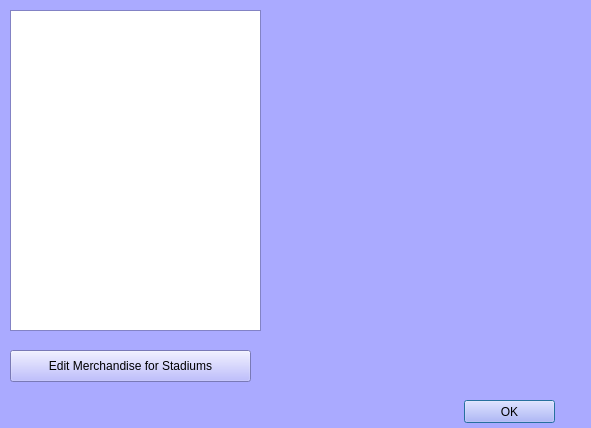
<?xml version="1.0" encoding="UTF-8"?>
<ui version="4.0">
 <class>AdminWindow</class>
 <widget class="QDialog" name="AdminWindow">
  <property name="geometry">
   <rect>
    <x>0</x>
    <y>0</y>
    <width>591</width>
    <height>428</height>
   </rect>
  </property>
  <property name="palette">
   <palette>
    <active>
     <colorrole role="WindowText">
      <brush brushstyle="SolidPattern">
       <color alpha="255">
        <red>0</red>
        <green>0</green>
        <blue>0</blue>
       </color>
      </brush>
     </colorrole>
     <colorrole role="Button">
      <brush brushstyle="SolidPattern">
       <color alpha="255">
        <red>170</red>
        <green>170</green>
        <blue>255</blue>
       </color>
      </brush>
     </colorrole>
     <colorrole role="Light">
      <brush brushstyle="SolidPattern">
       <color alpha="255">
        <red>255</red>
        <green>255</green>
        <blue>255</blue>
       </color>
      </brush>
     </colorrole>
     <colorrole role="Midlight">
      <brush brushstyle="SolidPattern">
       <color alpha="255">
        <red>212</red>
        <green>212</green>
        <blue>255</blue>
       </color>
      </brush>
     </colorrole>
     <colorrole role="Dark">
      <brush brushstyle="SolidPattern">
       <color alpha="255">
        <red>85</red>
        <green>85</green>
        <blue>127</blue>
       </color>
      </brush>
     </colorrole>
     <colorrole role="Mid">
      <brush brushstyle="SolidPattern">
       <color alpha="255">
        <red>113</red>
        <green>113</green>
        <blue>170</blue>
       </color>
      </brush>
     </colorrole>
     <colorrole role="Text">
      <brush brushstyle="SolidPattern">
       <color alpha="255">
        <red>0</red>
        <green>0</green>
        <blue>0</blue>
       </color>
      </brush>
     </colorrole>
     <colorrole role="BrightText">
      <brush brushstyle="SolidPattern">
       <color alpha="255">
        <red>255</red>
        <green>255</green>
        <blue>255</blue>
       </color>
      </brush>
     </colorrole>
     <colorrole role="ButtonText">
      <brush brushstyle="SolidPattern">
       <color alpha="255">
        <red>0</red>
        <green>0</green>
        <blue>0</blue>
       </color>
      </brush>
     </colorrole>
     <colorrole role="Base">
      <brush brushstyle="SolidPattern">
       <color alpha="255">
        <red>255</red>
        <green>255</green>
        <blue>255</blue>
       </color>
      </brush>
     </colorrole>
     <colorrole role="Window">
      <brush brushstyle="SolidPattern">
       <color alpha="255">
        <red>170</red>
        <green>170</green>
        <blue>255</blue>
       </color>
      </brush>
     </colorrole>
     <colorrole role="Shadow">
      <brush brushstyle="SolidPattern">
       <color alpha="255">
        <red>0</red>
        <green>0</green>
        <blue>0</blue>
       </color>
      </brush>
     </colorrole>
     <colorrole role="AlternateBase">
      <brush brushstyle="SolidPattern">
       <color alpha="255">
        <red>212</red>
        <green>212</green>
        <blue>255</blue>
       </color>
      </brush>
     </colorrole>
     <colorrole role="ToolTipBase">
      <brush brushstyle="SolidPattern">
       <color alpha="255">
        <red>255</red>
        <green>255</green>
        <blue>220</blue>
       </color>
      </brush>
     </colorrole>
     <colorrole role="ToolTipText">
      <brush brushstyle="SolidPattern">
       <color alpha="255">
        <red>0</red>
        <green>0</green>
        <blue>0</blue>
       </color>
      </brush>
     </colorrole>
    </active>
    <inactive>
     <colorrole role="WindowText">
      <brush brushstyle="SolidPattern">
       <color alpha="255">
        <red>0</red>
        <green>0</green>
        <blue>0</blue>
       </color>
      </brush>
     </colorrole>
     <colorrole role="Button">
      <brush brushstyle="SolidPattern">
       <color alpha="255">
        <red>170</red>
        <green>170</green>
        <blue>255</blue>
       </color>
      </brush>
     </colorrole>
     <colorrole role="Light">
      <brush brushstyle="SolidPattern">
       <color alpha="255">
        <red>255</red>
        <green>255</green>
        <blue>255</blue>
       </color>
      </brush>
     </colorrole>
     <colorrole role="Midlight">
      <brush brushstyle="SolidPattern">
       <color alpha="255">
        <red>212</red>
        <green>212</green>
        <blue>255</blue>
       </color>
      </brush>
     </colorrole>
     <colorrole role="Dark">
      <brush brushstyle="SolidPattern">
       <color alpha="255">
        <red>85</red>
        <green>85</green>
        <blue>127</blue>
       </color>
      </brush>
     </colorrole>
     <colorrole role="Mid">
      <brush brushstyle="SolidPattern">
       <color alpha="255">
        <red>113</red>
        <green>113</green>
        <blue>170</blue>
       </color>
      </brush>
     </colorrole>
     <colorrole role="Text">
      <brush brushstyle="SolidPattern">
       <color alpha="255">
        <red>0</red>
        <green>0</green>
        <blue>0</blue>
       </color>
      </brush>
     </colorrole>
     <colorrole role="BrightText">
      <brush brushstyle="SolidPattern">
       <color alpha="255">
        <red>255</red>
        <green>255</green>
        <blue>255</blue>
       </color>
      </brush>
     </colorrole>
     <colorrole role="ButtonText">
      <brush brushstyle="SolidPattern">
       <color alpha="255">
        <red>0</red>
        <green>0</green>
        <blue>0</blue>
       </color>
      </brush>
     </colorrole>
     <colorrole role="Base">
      <brush brushstyle="SolidPattern">
       <color alpha="255">
        <red>255</red>
        <green>255</green>
        <blue>255</blue>
       </color>
      </brush>
     </colorrole>
     <colorrole role="Window">
      <brush brushstyle="SolidPattern">
       <color alpha="255">
        <red>170</red>
        <green>170</green>
        <blue>255</blue>
       </color>
      </brush>
     </colorrole>
     <colorrole role="Shadow">
      <brush brushstyle="SolidPattern">
       <color alpha="255">
        <red>0</red>
        <green>0</green>
        <blue>0</blue>
       </color>
      </brush>
     </colorrole>
     <colorrole role="AlternateBase">
      <brush brushstyle="SolidPattern">
       <color alpha="255">
        <red>212</red>
        <green>212</green>
        <blue>255</blue>
       </color>
      </brush>
     </colorrole>
     <colorrole role="ToolTipBase">
      <brush brushstyle="SolidPattern">
       <color alpha="255">
        <red>255</red>
        <green>255</green>
        <blue>220</blue>
       </color>
      </brush>
     </colorrole>
     <colorrole role="ToolTipText">
      <brush brushstyle="SolidPattern">
       <color alpha="255">
        <red>0</red>
        <green>0</green>
        <blue>0</blue>
       </color>
      </brush>
     </colorrole>
    </inactive>
    <disabled>
     <colorrole role="WindowText">
      <brush brushstyle="SolidPattern">
       <color alpha="255">
        <red>85</red>
        <green>85</green>
        <blue>127</blue>
       </color>
      </brush>
     </colorrole>
     <colorrole role="Button">
      <brush brushstyle="SolidPattern">
       <color alpha="255">
        <red>170</red>
        <green>170</green>
        <blue>255</blue>
       </color>
      </brush>
     </colorrole>
     <colorrole role="Light">
      <brush brushstyle="SolidPattern">
       <color alpha="255">
        <red>255</red>
        <green>255</green>
        <blue>255</blue>
       </color>
      </brush>
     </colorrole>
     <colorrole role="Midlight">
      <brush brushstyle="SolidPattern">
       <color alpha="255">
        <red>212</red>
        <green>212</green>
        <blue>255</blue>
       </color>
      </brush>
     </colorrole>
     <colorrole role="Dark">
      <brush brushstyle="SolidPattern">
       <color alpha="255">
        <red>85</red>
        <green>85</green>
        <blue>127</blue>
       </color>
      </brush>
     </colorrole>
     <colorrole role="Mid">
      <brush brushstyle="SolidPattern">
       <color alpha="255">
        <red>113</red>
        <green>113</green>
        <blue>170</blue>
       </color>
      </brush>
     </colorrole>
     <colorrole role="Text">
      <brush brushstyle="SolidPattern">
       <color alpha="255">
        <red>85</red>
        <green>85</green>
        <blue>127</blue>
       </color>
      </brush>
     </colorrole>
     <colorrole role="BrightText">
      <brush brushstyle="SolidPattern">
       <color alpha="255">
        <red>255</red>
        <green>255</green>
        <blue>255</blue>
       </color>
      </brush>
     </colorrole>
     <colorrole role="ButtonText">
      <brush brushstyle="SolidPattern">
       <color alpha="255">
        <red>85</red>
        <green>85</green>
        <blue>127</blue>
       </color>
      </brush>
     </colorrole>
     <colorrole role="Base">
      <brush brushstyle="SolidPattern">
       <color alpha="255">
        <red>170</red>
        <green>170</green>
        <blue>255</blue>
       </color>
      </brush>
     </colorrole>
     <colorrole role="Window">
      <brush brushstyle="SolidPattern">
       <color alpha="255">
        <red>170</red>
        <green>170</green>
        <blue>255</blue>
       </color>
      </brush>
     </colorrole>
     <colorrole role="Shadow">
      <brush brushstyle="SolidPattern">
       <color alpha="255">
        <red>0</red>
        <green>0</green>
        <blue>0</blue>
       </color>
      </brush>
     </colorrole>
     <colorrole role="AlternateBase">
      <brush brushstyle="SolidPattern">
       <color alpha="255">
        <red>170</red>
        <green>170</green>
        <blue>255</blue>
       </color>
      </brush>
     </colorrole>
     <colorrole role="ToolTipBase">
      <brush brushstyle="SolidPattern">
       <color alpha="255">
        <red>255</red>
        <green>255</green>
        <blue>220</blue>
       </color>
      </brush>
     </colorrole>
     <colorrole role="ToolTipText">
      <brush brushstyle="SolidPattern">
       <color alpha="255">
        <red>0</red>
        <green>0</green>
        <blue>0</blue>
       </color>
      </brush>
     </colorrole>
    </disabled>
   </palette>
  </property>
  <property name="windowTitle">
   <string>Dialog</string>
  </property>
  <widget class="QTextEdit" name="textEdit">
   <property name="geometry">
    <rect>
     <x>10</x>
     <y>10</y>
     <width>251</width>
     <height>321</height>
    </rect>
   </property>
  </widget>
  <widget class="QPushButton" name="okay">
   <property name="geometry">
    <rect>
     <x>464</x>
     <y>400</y>
     <width>91</width>
     <height>23</height>
    </rect>
   </property>
   <property name="text">
    <string>OK</string>
   </property>
  </widget>
  <widget class="QPushButton" name="editMerch">
   <property name="geometry">
    <rect>
     <x>10</x>
     <y>350</y>
     <width>241</width>
     <height>32</height>
    </rect>
   </property>
   <property name="text">
    <string>Edit Merchandise for Stadiums</string>
   </property>
  </widget>
 </widget>
 <resources/>
 <connections/>
</ui>
